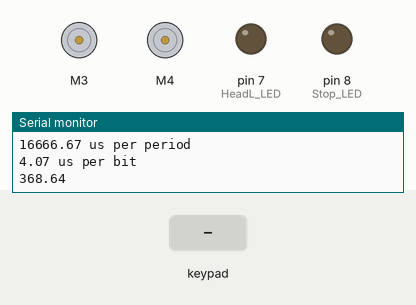
Recording of a sketch running on a simulated Arduino Uno, built with avr-gcc and run on an emulated ATmega328P. Shown: 2 × DC motor (green arrow = forward, orange = backward, longer = faster), output pins drawn as LEDs (lit = HIGH), the last lines printed to the serial monitor. Inputs (shaded band) come from the test bench.

Above: at 4.5 s.
4.6 s: key 'U' pressed
At 6.2 s:
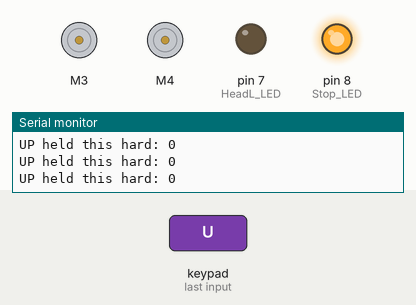
6.5 s: key 'L' pressed
At 6.71 s:
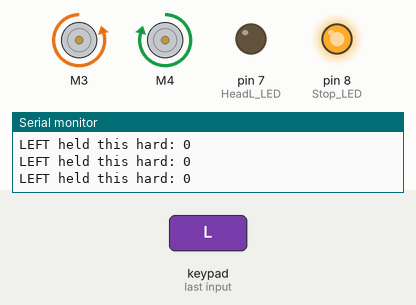
8.4 s: key 'R' pressed
At 8.62 s:
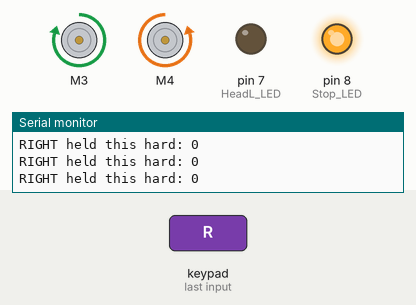
10.3 s: key 'T' pressed
At 11.5 s:
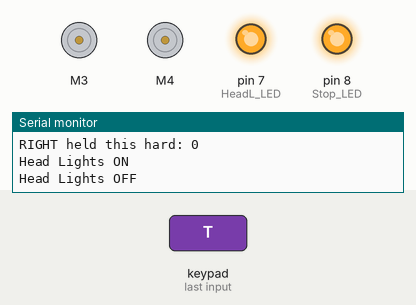
11.8 s: key 'D' pressed
At 12.0 s:
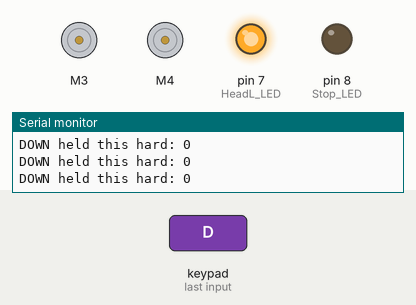
13.7 s: key 'L' pressed
At 13.91 s:
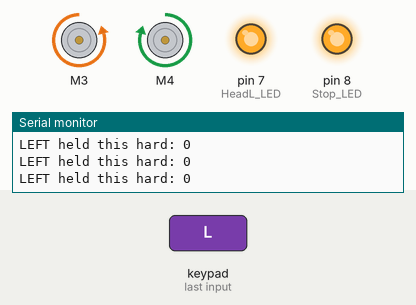
Timing chart, 0 to 16.6 s (numbered marks = the images above; inputs shaded):
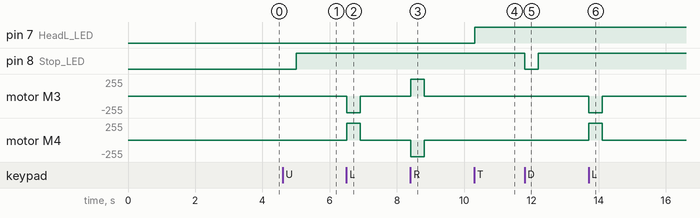

The sketch:

PS2X_ArmCar_Shield_v3_0.ino
```cpp
#include "PS2X_lib.h"  //for v1.6
#include <Wire.h>
#include "Adafruit_MotorShield.h"
#include "Adafruit_MS_PWMServoDriver.h"
#include <Adafruit_PWMServoDriver.h>

/******************************************************************
 * set pins connected to PS2 controller:
 *   - 1e column: original
 *   - 2e colmun: Stef?
 * replace pin numbers by the ones you use
 ******************************************************************/
#define PS2_DAT        12
#define PS2_CMD        11
#define PS2_SEL        10
#define PS2_CLK        13

/******************************************************************
 * select modes of PS2 controller:
 *   - pressures = analog reading of push-butttons
 *   - rumble    = motor rumbling
 * uncomment 1 of the lines for each mode selection
 ******************************************************************/
#define pressures   true
#define rumble      true

PS2X ps2x; // create PS2 Controller Class

int error = 0;
byte type = 0;
byte vibrate = 0;

int lx = 0;
int ly = 0;
int L_Speed = 0;
int R_Speed = 0;

// Create the motor shield object with the default I2C address
Adafruit_MotorShield AFMS = Adafruit_MotorShield();
// Or, create it with a different I2C address (say for stacking)
// Adafruit_MotorShield AFMS = Adafruit_MotorShield(0x61);

// Select which 'port' M1, M2, M3 or M4. In this case, M1
Adafruit_DCMotor *L_M3 = AFMS.getMotor(3);
Adafruit_DCMotor *R_M4 = AFMS.getMotor(4);
// You can also make another motor on port M2
//Adafruit_DCMotor *myOtherMotor = AFMS.getMotor(2);

// Servos on PCA9685
Adafruit_PWMServoDriver PWM = Adafruit_PWMServoDriver(0x40);
// #define MIN_PULSE_WIDTH       650
// #define MAX_PULSE_WIDTH       2350
// #define DEFAULT_PULSE_WIDTH   1500
// #define FREQUENCY             50
// uint8_t servonum = 0;

boolean PSB_TRIANGLE_flag = 0;
boolean PSB_TRIANGLE_butt;
boolean led_flag = 0;
unsigned long last_press;

const int SERVOS = 4;
const int HeadL_LED = 7;
const int Stop_LED = 8;
const int ACC = 10; // the accurancy of the potentiometer value before idle starts counting
int PIN[SERVOS], value[SERVOS], idle[SERVOS], currentAngle[SERVOS], MIN[SERVOS], MAX[SERVOS], INITANGLE[SERVOS], previousAngle[SERVOS],ANA[SERVOS];

void setServoPulse(uint8_t n, double pulse) {
  double pulselength;
  pulselength = 1000000;   // 1,000,000 us per second
  pulselength /= 60;   // 60 Hz
  Serial.print(pulselength); Serial.println(" us per period");
  pulselength /= 4096;  // 12 bits of resolution
  Serial.print(pulselength); Serial.println(" us per bit");
  pulse *= 1000;
  pulse /= pulselength;
  Serial.println(pulse);
  AFMS.setPWM(n, pulse);
}

// Angle to PWM
  void writeServo(uint8_t n,uint8_t angle){
  double pulse;
  pulse=0.5+angle/90.0;
  setServoPulse(n,pulse);
}

void setup(){
  Serial.begin(57600);
  delay(2000);  //added delay to give wireless ps2 module some time to startup, before configuring it
  Serial.print("Search Controller..");
  //CHANGES for v1.6 HERE!!! **************PAY ATTENTION*************
  do{
  //setup pins and settings: GamePad(clock, command, attention, data, Pressures?, Rumble?) check for error
    error = ps2x.config_gamepad(PS2_CLK, PS2_CMD, PS2_SEL, PS2_DAT, pressures, rumble);
    if(error == 0){
      Serial.println("\nConfigured successful ");
      break;
    }else{
      Serial.print(".");
      delay(100);
    }
  }while(1);
  type = ps2x.readType();
  switch(type) {
    case 0:
      Serial.println("Unknown Controller type found ");
      break;
    case 1:
      Serial.println("DualShock Controller found ");
      break;
    case 2:
      Serial.println("GuitarHero Controller found ");
      break;
    case 3:
      Serial.println("Wireless Sony DualShock Controller found ");
      break;
   }
   ps2x.read_gamepad(true, 200);
   delay(500);
   ps2x.read_gamepad(false, 200);
   delay(300);
   ps2x.read_gamepad(true, 200);
   delay(500);

  PWM.begin();
  PWM.setPWMFreq(200);

    // Base/arm rotation Servo
  PIN[0] = 0;
  MIN[0] = 0;
  MAX[0] = 180;
  INITANGLE[0] = 90;
  ANA[0] = 3;
  // First Level Servo
  PIN[1] = 1;
  MIN[1] = 0;
  MAX[1] = 180;
  INITANGLE[1] = 5;
  ANA[1] = 2;
  // Second Level Servo
  PIN[2] = 14;
  MIN[2] = 0;
  MAX[2] = 180;
  INITANGLE[2] = 170;
  ANA[2] = 2;
  // Third Level Servo
  PIN[3] = 15;
  MIN[3] = 0;
  MAX[3] = 180;
  INITANGLE[3] = 90;
  ANA[3] = 2;

  AFMS.begin(50);  // create with the default frequency 1.6KHz
  for (int i = 0; i < SERVOS; i++){
    value[i] = 0;
    idle[i] = 0;
    previousAngle[i]=INITANGLE[i];
    currentAngle[i]=INITANGLE[i];
    writeServo(PIN[i],INITANGLE[i]);
  }
  {
  // initialize the LED pins as outputs (for head and stop lights):
  pinMode(HeadL_LED, OUTPUT);
  pinMode(Stop_LED, OUTPUT);
  }
}

void loop() {
  /* You must Read Gamepad to get new values and set vibration values
     ps2x.read_gamepad(small motor on/off, larger motor strenght from 0-255)
     if you don't enable the rumble, use ps2x.read_gamepad(); with no values
     You should call this at least once a second
   */
    ps2x.read_gamepad(false, vibrate); //read controller and set large motor to spin at 'vibrate' speed

    if(ps2x.Button(PSB_START)){         //will be TRUE as long as button is pressed
      Serial.println("Start is being held");
      ps2x.read_gamepad(true, 200);
    }
    if(ps2x.Button(PSB_SELECT)){
      Serial.println("Select is being held");
    }
    if(ps2x.Button(PSB_PAD_UP)) {      //will be TRUE as long as button is pressed
      Serial.print("UP held this hard: ");
      Serial.println(ps2x.Analog(PSAB_PAD_UP), DEC);
      digitalWrite (Stop_LED, 0);
      L_M3->run(FORWARD);
      R_M4->run(FORWARD);
      L_Speed = ps2x.Analog(PSAB_PAD_UP);
      R_Speed = ps2x.Analog(PSAB_PAD_UP);
    }else if(ps2x.ButtonReleased(PSB_PAD_UP))  {
      digitalWrite (Stop_LED, 1);
      L_M3->run(RELEASE);
      R_M4->run(RELEASE);
    }
    if(ps2x.Button(PSB_PAD_DOWN)){
      Serial.print("DOWN held this hard: ");
      Serial.println(ps2x.Analog(PSAB_PAD_DOWN), DEC);
      L_Speed = ps2x.Analog(PSAB_PAD_DOWN);
      R_Speed = ps2x.Analog(PSAB_PAD_DOWN);
      digitalWrite (Stop_LED, 0);
      L_M3->run(BACKWARD);
      R_M4->run(BACKWARD);
    }else if(ps2x.ButtonReleased(PSB_PAD_DOWN))  {
      digitalWrite (Stop_LED, 1);
      L_M3->run(RELEASE);
      R_M4->run(RELEASE);
    }
    if(ps2x.Button(PSB_R1)){
      R_Speed = 0;
    }
    if(ps2x.Button(PSB_L1)){
      L_Speed = 0;
    }
    L_M3->setSpeed(L_Speed);
    R_M4->setSpeed(R_Speed);

    if(ps2x.Button(PSB_PAD_LEFT)){
      Serial.print("LEFT held this hard: ");
      Serial.println(ps2x.Analog(PSAB_PAD_LEFT), DEC);
      L_Speed = ps2x.Analog(PSAB_PAD_LEFT);
      R_Speed = ps2x.Analog(PSAB_PAD_LEFT);
      L_M3->run(BACKWARD);
      R_M4->run(FORWARD);
      L_M3->setSpeed(250);
      R_M4->setSpeed(250);
    }else if(ps2x.ButtonReleased(PSB_PAD_LEFT))  {
      L_M3->run(RELEASE);
      R_M4->run(RELEASE);
    }
    if(ps2x.Button(PSB_PAD_RIGHT)){
      Serial.print("RIGHT held this hard: ");
      Serial.println(ps2x.Analog(PSAB_PAD_RIGHT), DEC);
      L_Speed = ps2x.Analog(PSAB_PAD_RIGHT);
      R_Speed = ps2x.Analog(PSAB_PAD_RIGHT);
//    Serial.println(ps2x.Analog(PSB_PAD_RIGHT));
      L_M3->run(FORWARD);
      R_M4->run(BACKWARD);
      L_M3->setSpeed(250);
      R_M4->setSpeed(250);
    }else if(ps2x.ButtonReleased(PSB_PAD_RIGHT))  {
      L_M3->run(RELEASE);
      R_M4->run(RELEASE);
    }

    vibrate = ps2x.Analog(PSAB_CROSS);  //this will set the large motor vibrate speed based on how hard you press the blue (X) button
    if (ps2x.NewButtonState()) {        //will be TRUE if any button changes state (on to off, or off to on)
      if(ps2x.Button(PSB_R1))
        Serial.println("R1 pressed");
      if(ps2x.Button(PSB_R2))
        Serial.println("R2 pressed");
    }
    if(ps2x.ButtonPressed(PSB_L1)){               //will be TRUE if button was JUST pressed
      Serial.println("L1 pressed - Open Gripper");
      PWM.setPWM(14, 5, 100);
    }
    if(ps2x.ButtonPressed(PSB_L2)){               //will be TRUE if button was JUST pressed
      Serial.println("L2 pressed - Close Gripper");
      PWM.setPWM(14, 100, 5);
    }
 {
  PSB_TRIANGLE_butt = ps2x.Button(PSB_TRIANGLE); // считать текущее положение PSB_TRIANGLE

  if (PSB_TRIANGLE_butt == 1 && PSB_TRIANGLE_flag == 0 && millis() - last_press > 100) {
    PSB_TRIANGLE_flag = 1;
    Serial.println("Head Lights ON");
    led_flag = !led_flag;
    digitalWrite(HeadL_LED, led_flag);
    last_press = millis();
     }
  if (PSB_TRIANGLE_butt == 0 && PSB_TRIANGLE_flag == 1) {
    PSB_TRIANGLE_flag = 0;
    Serial.println("Head Lights OFF");
      }
  }

    if(ps2x.ButtonPressed(PSB_CIRCLE)){               //will be TRUE if button was JUST pressed
      Serial.println("Circle just pressed");
    }
    if(ps2x.NewButtonState(PSB_CROSS)) {              //will be TRUE if button was JUST pressed OR released
      Serial.println("X just changed");
      ps2x.read_gamepad(true, vibrate);
  }
    if(ps2x.ButtonPressed(PSB_SQUARE)) {             //will be TRUE if button was JUST released
      Serial.println("Square just released");
    }
    if(ps2x.Button(PSB_L3) || ps2x.Button(PSB_R3)) { //print stick values if either is TRUE
      Serial.print("Stick Values:");
      Serial.print(ps2x.Analog(PSS_LY), DEC); //Left stick, Y axis. Other options: LX, RY, RX
      Serial.print(",");
      Serial.print(ps2x.Analog(PSS_LX), DEC);
      Serial.print(",");
      Serial.print(ps2x.Analog(PSS_RY), DEC);
      Serial.print(",");
      Serial.println(ps2x.Analog(PSS_RX), DEC);
    }

  value[0] = ps2x.Analog(PSS_LX);
  value[1] = ps2x.Analog(PSS_RY);
  value[2] = ps2x.Analog(PSS_LY);
  value[3] = ps2x.Analog(PSS_RX);

   for (int i = 0; i < SERVOS; i++){
    if (value[i] > 130) {
      if (currentAngle[i] < MAX[i]) currentAngle[i]+=1;
      writeServo(PIN[i],currentAngle[i]);
    } else if (value[i] < 120) {
      if (currentAngle[i] > MIN[i]) currentAngle[i]-=1;
      writeServo(PIN[i],currentAngle[i]);
    }
  }

  delay(10);
}
```

Measured:
- after the input at 4.6 s, pin 8 (Stop_LED): LOW → HIGH after 0.41 s
- after the input at 6.5 s, motor M3: stopped → backward 250/255 at once, → stopped 0.41 s later; motor M4: stopped → forward 250/255 at once, → stopped 0.41 s later
- after the input at 8.4 s, motor M3: stopped → forward 250/255 at once, → stopped 0.41 s later; motor M4: stopped → backward 250/255 at once, → stopped 0.41 s later
- after the input at 10.3 s, pin 7 (HeadL_LED): LOW → HIGH at once
- after the input at 11.8 s, pin 8 (Stop_LED): HIGH → LOW at once, → HIGH 0.41 s later
- after the input at 13.7 s, motor M3: stopped → backward 250/255 at once, → stopped 0.41 s later; motor M4: stopped → forward 250/255 at once, → stopped 0.41 s later
